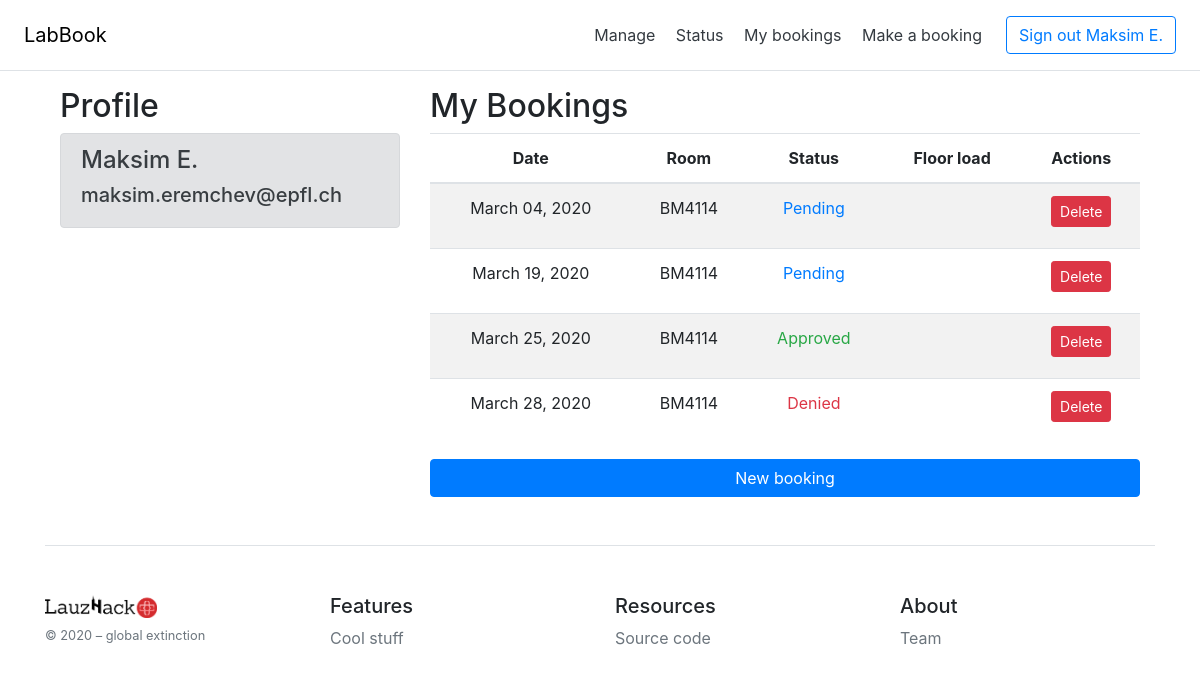
The app's page /dashboard/ (signed in), older data.
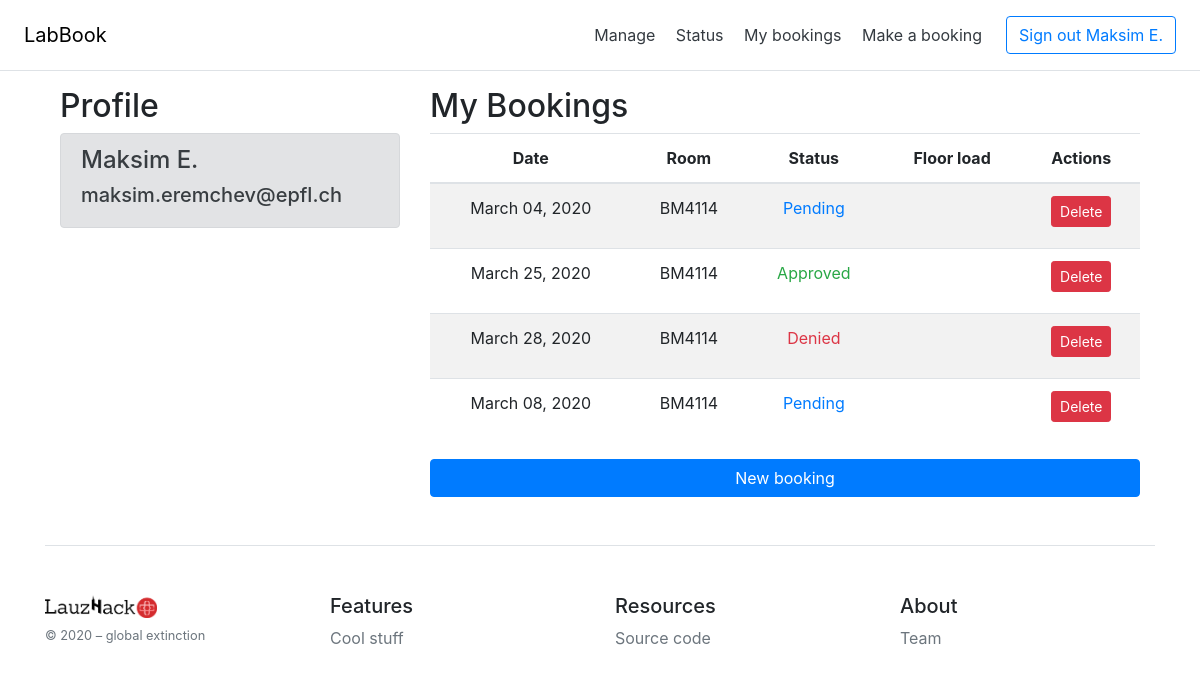
The same page, newer data.
### app/models.py (models this page shows, shortened)
class BaseModel(Model):
    class Meta:
        database = db

class User(UserMixin, BaseModel):
    id = IntegerField(primary_key=True)
    email = CharField(index=True, unique=True)
    name = CharField(index=True)
    password_hash = CharField()

class Booking(BaseModel):
    id = IntegerField(primary_key=True)
    when = CharField()
    status = CharField()
    who = ForeignKeyField(User, to_field='id', related_name="user")
    room = ForeignKeyField(Room, to_field='id', related_name="room")

class Room(BaseModel):
    id = IntegerField(primary_key=True)
    name = CharField(index=True, unique=True)
    floor = IntegerField()
    building = CharField()

### app/routes.py (the view)
@login_required
@app.route('/dashboard/')
def dashboard():
    try:
       bookings = get_bookings_of_user(current_user.id)
    except:
       return "Could not retrieve your bookings"
    return render_template('dashboard.html', bookings=bookings, user_name=current_user.name)

### app/database.py (called while the page is built)
def get_bookings_of_user(user_id):
    query = Booking.select().where(Booking.who == user_id)
    user_bookings = [model_to_dict(c) for c in query]
    return user_bookings

def prettify_date(date):
    return datetime.strptime(date, '%Y-%m-%d').strftime('%B %d, %Y')

### app/models.py (called while the page is built)
@login.user_loader
def load_user(id):
    return User.select().where(User.id==int(id)).get()

### app/templates/dashboard.html (shortened to what this page needs)
{% extends 'base.html' %}
{% block content %}
<div class="container">
    <div class="row">
        <div class="col-md-4">
            <h2>Profile</h2>
            <div class="alert alert-secondary" role="alert">
                <h4>{{current_user.name}}</h4>
                <h5>{{current_user.email}}</h5>
            </div>
        </div>
        <div class="col-md-8">
            <h2>My Bookings</h2>
            {% if not bookings %}
                <p>You have no confirmed bookings.</p>
            {% else %}
            <ol class="days list-unstyled  text-center">
                <table class="table table-striped">
                    <thead>
                        <tr>
                            <th>Date</th>
                            <th>Room</th>
                            <th>Status</th>
                            <th>Floor load</th>
                            <th>Actions</th>
                        </tr>
                    </thead>
                    <tbody>
                        {% for booking in bookings %}
                            <tr>
                                <td>{{ prettify_date(booking['when']) }}</td>
                                <td>{{ booking['room']['name'] }}</td>
                                <td>
                                    {% if booking['status'] == 'approved'%}
                                        <p class=" text-success">Approved</p>
                                    {% elif booking['status'] == 'denied' %}
                                         <p class=" text-danger">Denied</p>
                                    {% else %}
                                        <p class=" text-primary">Pending</p>
                                    {% endif %}
                                </td>
                                <td> </td>
                                <td>
                                    <a type="button" class="btn btn-danger btn-sm" href="/cancel-booking/{{ booking['id'] }}/">Delete</a>
                                </td>
                            </tr>
                        {% endfor %}
                    </tbody>
                </table>
            {% endif %}
            </ol>
            <a href="/book/" class="btn btn-primary btn-block" role="button">New booking</a>
        </div>
    </div>
</div>
{% endblock %}

### app/templates/base.html (shortened to what this page needs)
<!doctype html>
<html lang="en">
  <head>
    <link rel="stylesheet" href="https://stackpath.bootstrapcdn.com/bootstrap/4.4.1/css/bootstrap.min.css">
    <link rel="stylesheet" href="/static/css/main.css">
    <link rel="stylesheet" href="/static/css/calendar.css">
  </head>
  <body>
    <div class="d-flex flex-column flex-md-row align-items-center p-3 px-md-4 mb-3 bg-white border-bottom box-shadow">
      <h5 class="my-0 mr-md-auto font-weight-normal"><a href="{{ url_for('login') }}" style="color:black;">LabBook</a></h5>
      <nav class="my-2 my-md-0 mr-md-3">
        <a class="p-2 text-dark" href="{{ url_for('manage') }}">Manage</a>
        <a class="p-2 text-dark" href="{{ url_for('status') }}">Status</a>
        {% if not current_user.is_anonymous %}
          <a class="p-2 text-dark" href="{{ url_for('dashboard') }}">My bookings</a>
          <a class="p-2 text-dark" href="{{ url_for('book') }}">Make a booking</a>
        {% endif %}
      </nav>
      {% if current_user.is_anonymous %}
        <a class="btn btn-outline-primary" href="{{ url_for('login') }}">Sign in</a>
      {% else %}
        <a class="btn btn-outline-primary" href="{{ url_for('logout') }}">Sign out {{current_user.name}}</a>
      {% endif %}
    </div>
    <div class="container">
      {% block content %}{% endblock %}
      <footer class="pt-4 my-md-5 pt-md-5 border-top">
        <div class="row">
          <div class="col-12 col-md dark">
            <a href="https://covid19.lauzhack.com/">
              <img class="mb-2" src="/static/img/logo_dark.png" alt="LauzHack against COVID-19" height="24">
            </a>
            <small class="d-block mb-3 text-muted">&copy; 2020 &ndash; global extinction</small>
          </div>
          <div class="col-6 col-md">
            <h5>Features</h5>
            <ul class="list-unstyled text-small">
              <li><a class="text-muted" href="#">Cool stuff</a></li>
            </ul>
          </div>
          <div class="col-6 col-md">
            <h5>Resources</h5>
            <ul class="list-unstyled text-small">
              <li><a class="text-muted" href="https://github.com/roesel/book/">Source code</a></li>
            </ul>
          </div>
          <div class="col-6 col-md">
            <h5>About</h5>
            <ul class="list-unstyled text-small">
              <li><a class="text-muted" href="{{ url_for('team_info') }}">Team</a></li>
            </ul>
          </div>
        </div>
      </footer>
    </div>
  </body>
</html>

### app/static/css/main.css (style rules this page uses)
body, html { margin: 0; }

Row changes from the older to the newer data that the page shows:
removed Booking: when "March 19, 2020", room.name "BM4114", status "Pending"
added Booking: when "March 08, 2020", room.name "BM4114", status "Pending"
